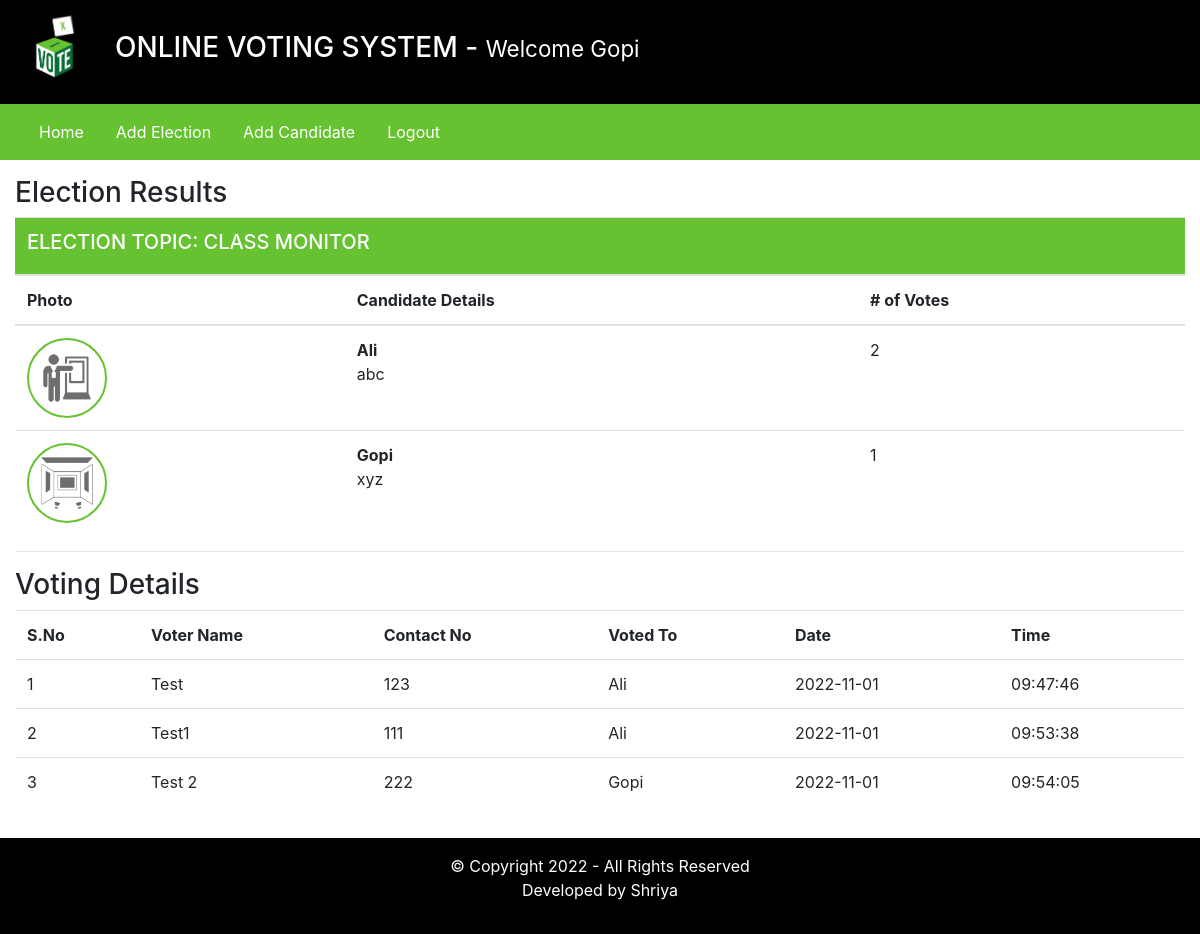
Page /admin/index.php?viewResult=2 (signed in) on the committed database.
### tables this page shows
CREATE TABLE `elections` (
  `id` int(11) NOT NULL,
  `election_topic` varchar(255) DEFAULT NULL,
  `no_of_candidates` int(11) DEFAULT NULL,
  `starting_date` date DEFAULT NULL,
  `ending_date` date DEFAULT NULL,
  `status` varchar(45) DEFAULT NULL,
  `inserted_by` varchar(255) DEFAULT NULL,
  `inserted_on` date DEFAULT NULL
);

CREATE TABLE `candidate_details` (
  `id` int(11) NOT NULL,
  `election_id` int(11) DEFAULT NULL,
  `candidate_name` varchar(255) DEFAULT NULL,
  `candidate_details` text DEFAULT NULL,
  `candidate_photo` text DEFAULT NULL,
  `inserted_by` varchar(255) DEFAULT NULL,
  `inserted_on` date DEFAULT NULL
);

CREATE TABLE `votings` (
  `id` int(11) NOT NULL,
  `election_id` int(11) DEFAULT NULL,
  `voters_id` int(11) DEFAULT NULL,
  `candidate_id` int(11) NOT NULL,
  `vote_date` date DEFAULT NULL,
  `vote_time` time DEFAULT NULL
);

CREATE TABLE `users` (
  `id` int(11) NOT NULL,
  `username` varchar(255) DEFAULT NULL,
  `contact_no` varchar(45) DEFAULT NULL,
  `password` text DEFAULT NULL,
  `user_role` varchar(45) DEFAULT NULL
);

### admin/inc/viewResults.php (the view, shortened to what this page needs)
<?php
    $election_id = $_GET['viewResult'];
?>
<div class="row my-3">
        <div class="col-12">
            <h3> Election Results </h3>
            <?php
                $fetchingActiveElections = mysqli_query($db, "SELECT * FROM elections WHERE id = '". $election_id ."'") or die(mysqli_error($db));
                $totalActiveElections = mysqli_num_rows($fetchingActiveElections);
                if($totalActiveElections > 0)
                {
                    while($data = mysqli_fetch_assoc($fetchingActiveElections))
                    {
                        $election_id = $data['id'];
                        $election_topic = $data['election_topic'];
                ?>
                        <table class="table">
                            <thead>
                                <tr>
                                    <th colspan="4" class="bg-green text-white"><h5> ELECTION TOPIC: <?php echo strtoupper($election_topic); ?></h5></th>
                                </tr>
                                <tr>
                                    <th> Photo </th>
                                    <th> Candidate Details </th>
                                    <th> # of Votes </th>
                                </tr>
                            </thead>
                            <tbody>
                            <?php
                                $fetchingCandidates = mysqli_query($db, "SELECT * FROM candidate_details WHERE election_id = '". $election_id ."'") or die(mysqli_error($db));
                                while($candidateData = mysqli_fetch_assoc($fetchingCandidates))
                                {
                                    $candidate_id = $candidateData['id'];
                                    $candidate_photo = $candidateData['candidate_photo'];
                                    $fetchingVotes = mysqli_query($db, "SELECT * FROM votings WHERE candidate_id = '". $candidate_id . "'") or die(mysqli_error($db));
                                    $totalVotes = mysqli_num_rows($fetchingVotes);
                            ?>
                                    <tr>
                                        <td> <img src="<?php echo $candidate_photo; ?>" class="candidate_photo"> </td>
                                        <td><?php echo "<b>" . $candidateData['candidate_name'] . "</b><br />" . $candidateData['candidate_details']; ?></td>
                                        <td><?php echo $totalVotes; ?></td>
                                    </tr>
                            <?php
                                }
                            ?>
                            </tbody>
                        </table>
                <?php
                    }
                }else {
                    echo "No any active election.";
                }
            ?>
            <hr>
            <h3>Voting Details</h3>
            <?php
                $fetchingVoteDetails = mysqli_query($db, "SELECT * FROM votings WHERE election_id = '". $election_id ."'");
                $number_of_votes = mysqli_num_rows($fetchingVoteDetails);
                if($number_of_votes > 0)
                {
                    $sno = 1;
            ?>
                    <table class="table">
                        <tr>
                            <th>S.No</th>
                            <th>Voter Name</th>
                            <th>Contact No</th>
                            <th>Voted To</th>
                            <th>Date </th>
                            <th>Time</th>
                        </tr>
            <?php
                    while($data = mysqli_fetch_assoc($fetchingVoteDetails))
                        {
                            $voters_id = $data['voters_id'];
                            $candidate_id = $data['candidate_id'];
                            $fetchingUsername = mysqli_query($db, "SELECT * FROM users WHERE id = '". $voters_id ."'") or die(mysqli_error($db));
                            $isDataAvailable = mysqli_num_rows($fetchingUsername);
                            $userData = mysqli_fetch_assoc($fetchingUsername);
                            if($isDataAvailable > 0)
                            {
                                $username = $userData['username'];
                                $contact_no = $userData['contact_no'];
                            }else {
                                $username = "No_Data";
                                $contact_no = $userData['contact_no'];
                            }
                            $fetchingCandidateName = mysqli_query($db, "SELECT * FROM candidate_details WHERE id = '". $candidate_id ."'") or die(mysqli_error($db));
                            $isDataAvailable = mysqli_num_rows($fetchingCandidateName);
                            $candidateData = mysqli_fetch_assoc($fetchingCandidateName);
                            if($isDataAvailable > 0)
                            {
                                $candidate_name = $candidateData['candidate_name'];
                            }else {
                                $candidate_name = "No_Data";
                            }
                ?>
                            <tr>
                                <td><?php echo $sno++; ?></td>
                                <td><?php echo $username; ?></td>
                                <td><?php echo $contact_no; ?></td>
                                <td><?php echo $candidate_name; ?></td>
                                <td><?php echo $data['vote_date']; ?></td>
                                <td><?php echo $data['vote_time']; ?></td>
                            </tr>
                <?php
                        }
                        echo "</table>";
                    }else {
                        echo "No any vote detail is available!";
                    }
                ?>
        </div>
    </div>

### admin/inc/header.php (shortened to what this page needs)
<!DOCTYPE html>
<html lang="en">
<head>
    <link rel="stylesheet" href="../assets/css/bootstrap.min.css">
    <link rel="stylesheet" href="../assets/css/style.css">
</head>
<body>
    <div class="container-fluid">
        <div class="row bg-black text-white">
            <div class="col-1">
                <img src="../assets/images/logo.gif" width="80px"/>
            </div>
            <div class="col-11 my-auto">
                <h3> ONLINE VOTING SYSTEM  - <small> Welcome  <?php echo $_SESSION['username']; ?></small> </h3>
            </div>
        </div>

### admin/inc/navigation.php (shortened to what this page needs)
<div class="row bg-green">
    <div class="col-12 bg-green">
    <nav class="navbar navbar-expand-lg navbar-light bg-green">
    <div class="collapse navbar-collapse" id="navbarSupportedContent">
        <ul class="navbar-nav mr-auto">
        <li class="nav-item">
            <a class="nav-link text-white mr-3" href="index.php?homepage=1">Home</a>
        </li>
        <li class="nav-item">
            <a class="nav-link text-white mr-3" href="index.php?addElectionPage=1">Add Election</a>
        </li>
        <li class="nav-item">
            <a class="nav-link text-white mr-3" href="index.php?addCandidatePage=1">Add Candidate</a>
        </li>
        <li class="nav-item">
            <a class="nav-link text-white mr-3" href="logout.php">Logout</a>
        </li>
         </ul>
    </div>
    </nav>
</div>
</div>

### admin/index.php
<?php
    require_once("inc/header.php");
    require_once("inc/navigation.php");
    if(isset($_GET['homepage']))
    {
        require_once("inc/homepage.php");
    }else if(isset($_GET['addElectionPage']))
    {
        require_once("inc/add_elections.php");
    }else if(isset($_GET['addCandidatePage']))
    {
        require_once("inc/add_candidates.php");
    }else if(isset($_GET['viewResult']))
    {
        require_once("inc/viewResults.php");
    }
?>
<?php
    require_once("inc/footer.php");
?>

### admin/inc/footer.php (shortened to what this page needs)
    <div class="row bg-black text-center text-white">
        <div class="col-12 my-3">
            <p> &copy; Copyright 2022 - All Rights Reserved  <br />
                Developed by Shriya
            </p>
        </div>
    </div>
</div>
</body>
</html>

### assets/css/style.css (style rules this page uses)
.text-white { color: #fff; }
.bg-black { background-color: #000; }
.bg-green { background-color: #67C232; }
.candidate_photo { width: 80px; height: 80px; border: 2px solid #67C232; border-radius: 100%; }

### rows in the picture
elections: election_topic "CLASS MONITOR"
candidate_details: candidate_photo (picture), candidate_name "Ali", candidate_details "abc", totalVotes "2"
candidate_details: candidate_photo (picture), candidate_name "Gopi", candidate_details "xyz", totalVotes "1"
votings: users.username "Test", users.contact_no "123", candidate_details.candidate_name "Ali", vote_date "2022-11-01", vote_time "09:47:46"
votings: users.username "Test1", users.contact_no "111", candidate_details.candidate_name "Ali", vote_date "2022-11-01", vote_time "09:53:38"
votings: users.username "Test 2", users.contact_no "222", candidate_details.candidate_name "Gopi", vote_date "2022-11-01", vote_time "09:54:05"

### other values in the picture
$_SESSION['username'] "Gopi"
